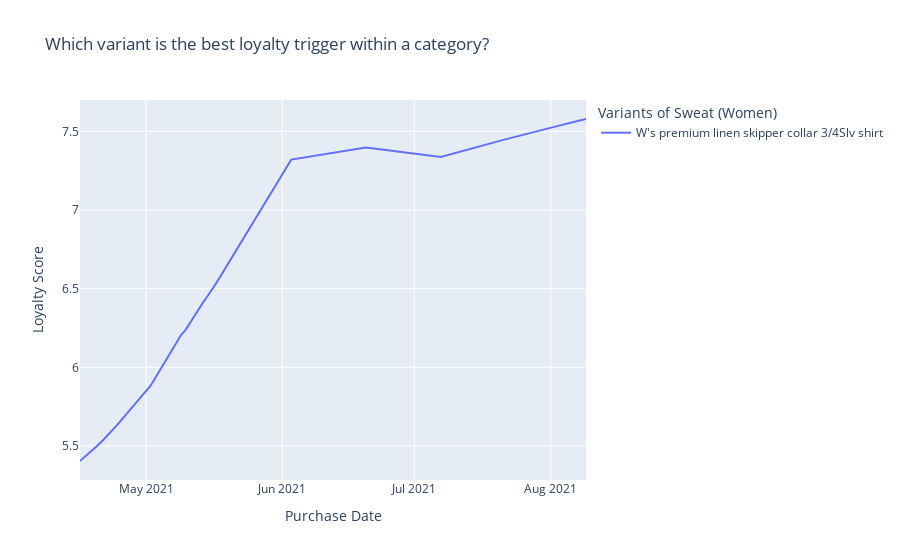

The code cell stored with this chart in its notebook:
### Code cell
fig = px.scatter(customer_loyalty_df.loc[customer_loyalty_df['variant_id']=="435248"], x = "order_date", y="loyalty_score", color="variant_name", trendline="lowess", title = "Which variant is the best loyalty trigger within a category?"
                ,labels=dict(order_date="Purchase Date", loyalty_score="Loyalty Score ", variant_name="Variants of Sweat (Women)"))
fig.data = [t for t in fig.data if t.mode == "lines"]
fig.update_traces(showlegend = True)
fig.show()
results = px.get_trendline_results(fig)
#results = results.iloc[0]["px_fit_results"].summary()
print(results)

### Figure 1 — Plotly figure (JSON) as saved in the notebook; plotly's stock layout.template omitted (floating-point values rounded to 4 significant figures; data arrays with more than 128 entries replaced by an {"elided": "..."} marker saying what was removed)
{"data": [{"hovertemplate": "<b>LOWESS trendline</b><br><br>Variants of Sweat (Women)=W's premium linen skipper collar 3/4Slv shirt<br>Purchase Date=%{x}<br>Loyalty Score =%{y} <b>(trend)</b><extra></extra>", "legendgroup": "W's premium linen skipper collar 3/4Slv shirt", "marker": {"color": "#636efa", "symbol": "circle"}, "mode": "lines", "name": "W's premium linen skipper collar 3/4Slv shirt", "showlegend": true, "type": "scatter", "x": {"elided": "400 str values"}, "xaxis": "x", "y": {"elided": "400 float values"}, "yaxis": "y"}], "layout": {"legend": {"title": {"text": "Variants of Sweat (Women)"}, "tracegroupgap": 0}, "title": {"text": "Which variant is the best loyalty trigger within a category?"}, "xaxis": {"anchor": "y", "domain": [0, 1], "title": {"text": "Purchase Date"}}, "yaxis": {"anchor": "x", "domain": [0, 1], "title": {"text": "Loyalty Score "}}}}
